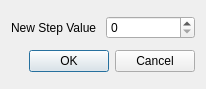
<?xml version="1.0" encoding="UTF-8"?>
<ui version="4.0">
 <class>TimelineChangeMoment</class>
 <widget class="QDialog" name="TimelineChangeMoment">
  <property name="geometry">
   <rect>
    <x>0</x>
    <y>0</y>
    <width>206</width>
    <height>89</height>
   </rect>
  </property>
  <property name="windowTitle">
   <string>Dialog</string>
  </property>
  <layout class="QVBoxLayout" name="verticalLayout">
   <item>
    <layout class="QHBoxLayout" name="horizontalLayout">
     <item>
      <widget class="QLabel" name="label">
       <property name="text">
        <string>New Step Value</string>
       </property>
      </widget>
     </item>
     <item>
      <widget class="QSpinBox" name="spinBox"/>
     </item>
    </layout>
   </item>
   <item>
    <widget class="QDialogButtonBox" name="buttonBox">
     <property name="orientation">
      <enum>Qt::Horizontal</enum>
     </property>
     <property name="standardButtons">
      <set>QDialogButtonBox::Cancel|QDialogButtonBox::Ok</set>
     </property>
    </widget>
   </item>
  </layout>
 </widget>
 <resources/>
 <connections>
  <connection>
   <sender>buttonBox</sender>
   <signal>accepted()</signal>
   <receiver>TimelineChangeMoment</receiver>
   <slot>accept()</slot>
   <hints>
    <hint type="sourcelabel">
     <x>248</x>
     <y>254</y>
    </hint>
    <hint type="destinationlabel">
     <x>157</x>
     <y>274</y>
    </hint>
   </hints>
  </connection>
  <connection>
   <sender>buttonBox</sender>
   <signal>rejected()</signal>
   <receiver>TimelineChangeMoment</receiver>
   <slot>reject()</slot>
   <hints>
    <hint type="sourcelabel">
     <x>316</x>
     <y>260</y>
    </hint>
    <hint type="destinationlabel">
     <x>286</x>
     <y>274</y>
    </hint>
   </hints>
  </connection>
 </connections>
</ui>
